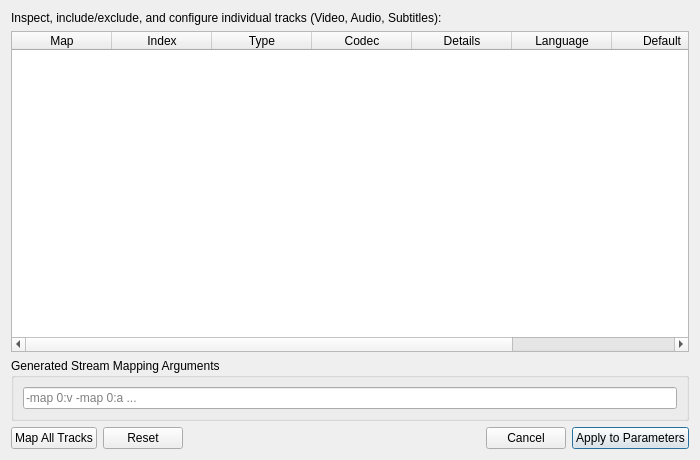
<?xml version="1.0" encoding="UTF-8"?>
<ui version="4.0">
 <class>StreamMatrixDialog</class>
 <widget class="QDialog" name="StreamMatrixDialog">
  <property name="geometry">
   <rect>
    <x>0</x>
    <y>0</y>
    <width>700</width>
    <height>460</height>
   </rect>
  </property>
  <property name="windowTitle">
   <string>Interactive Stream Routing Matrix</string>
  </property>
  <layout class="QVBoxLayout" name="mainMatrixLayout">
   <item>
    <widget class="QLabel" name="lblMatrixHeader">
     <property name="text">
      <string>Inspect, include/exclude, and configure individual tracks (Video, Audio, Subtitles):</string>
     </property>
    </widget>
   </item>
   <item>
    <widget class="QTableWidget" name="tableStreams">
     <property name="selectionBehavior">
      <enum>QAbstractItemView::SelectRows</enum>
     </property>
     <column>
      <property name="text">
       <string>Map</string>
      </property>
     </column>
     <column>
      <property name="text">
       <string>Index</string>
      </property>
     </column>
     <column>
      <property name="text">
       <string>Type</string>
      </property>
     </column>
     <column>
      <property name="text">
       <string>Codec</string>
      </property>
     </column>
     <column>
      <property name="text">
       <string>Details</string>
      </property>
     </column>
     <column>
      <property name="text">
       <string>Language</string>
      </property>
     </column>
     <column>
      <property name="text">
       <string>Default</string>
      </property>
     </column>
     <column>
      <property name="text">
       <string>Forced</string>
      </property>
     </column>
    </widget>
   </item>
   <item>
    <widget class="QGroupBox" name="grpPreviewArgs">
     <property name="title">
      <string>Generated Stream Mapping Arguments</string>
     </property>
     <layout class="QHBoxLayout" name="previewArgsLayout">
      <item>
       <widget class="QLineEdit" name="txtGeneratedArgs">
        <property name="readOnly">
         <bool>true</bool>
        </property>
        <property name="placeholderText">
         <string>-map 0:v -map 0:a ...</string>
        </property>
       </widget>
      </item>
     </layout>
    </widget>
   </item>
   <item>
    <layout class="QHBoxLayout" name="btnActionsLayout">
     <item>
      <widget class="QPushButton" name="btnMapAll">
       <property name="text">
        <string>Map All Tracks</string>
       </property>
      </widget>
     </item>
     <item>
      <widget class="QPushButton" name="btnReset">
       <property name="text">
        <string>Reset</string>
       </property>
      </widget>
     </item>
     <item>
      <spacer name="hSpacerMatrix">
       <property name="orientation">
        <enum>Qt::Horizontal</enum>
       </property>
       <property name="sizeHint" stdset="0">
        <size>
         <width>40</width>
         <height>20</height>
        </size>
       </property>
      </spacer>
     </item>
     <item>
      <widget class="QPushButton" name="btnCancel">
       <property name="text">
        <string>Cancel</string>
       </property>
      </widget>
     </item>
     <item>
      <widget class="QPushButton" name="btnApplyArgs">
       <property name="text">
        <string>Apply to Parameters</string>
       </property>
       <property name="default">
        <bool>true</bool>
       </property>
      </widget>
     </item>
    </layout>
   </item>
  </layout>
 </widget>
 <resources/>
 <connections/>
</ui>
